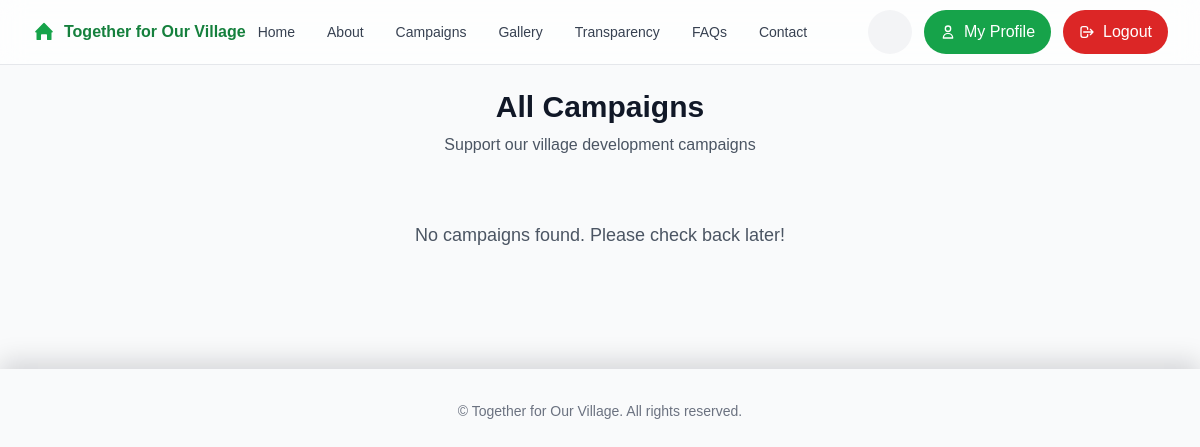
Page /campaigns/ (signed in) on the earlier database version.
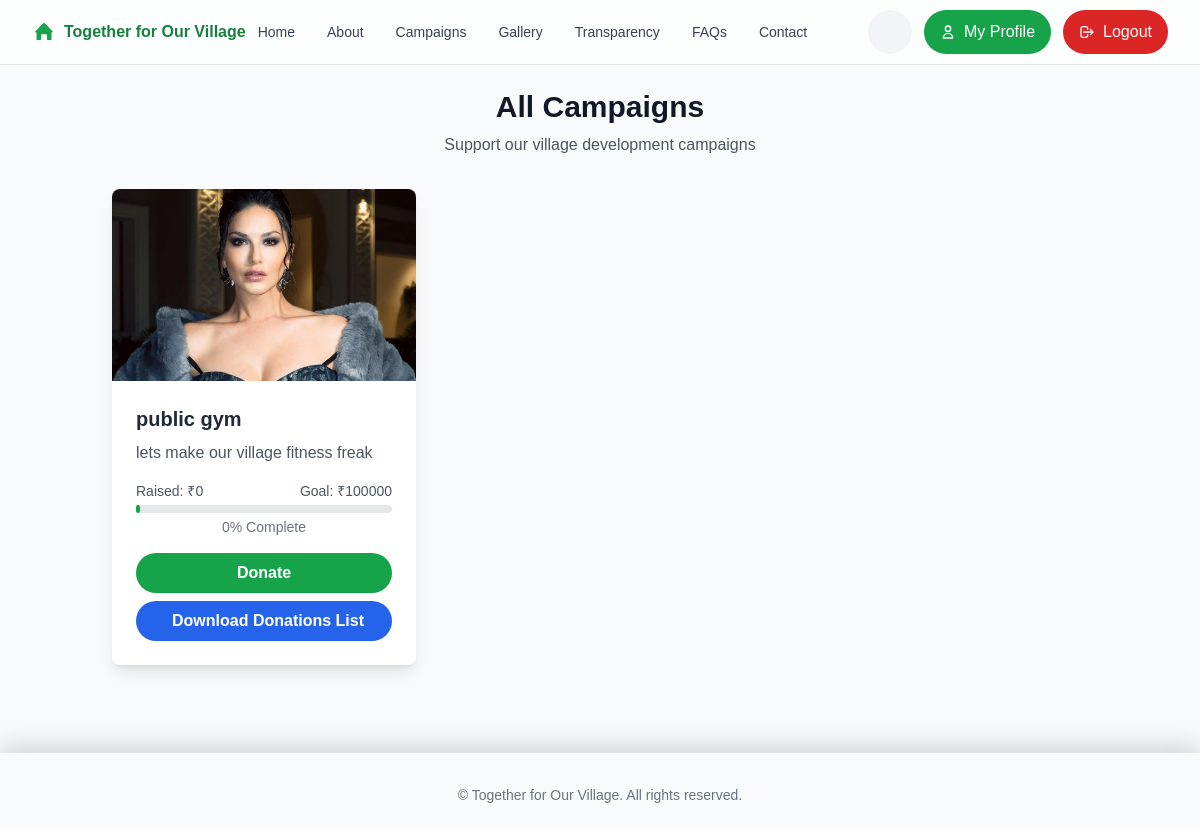
Same page on the later database version.
### features/models.py (models this page shows, shortened)
class Campaign(models.Model):
    title = models.CharField(max_length=200)
    description = models.TextField()
    target_amount = models.DecimalField(max_digits=10, decimal_places=2)
    collected_amount = models.DecimalField(max_digits=10, decimal_places=2, default=0)
    start_date = models.DateField()
    end_date = models.DateField()
    is_active = models.BooleanField(default=True)
    created_at = models.DateTimeField(auto_now_add=True)
    image = models.ImageField(upload_to="campaign_images/", null=True, blank=True)
    @property
    def progress_percentage(self):
        if self.target_amount > 0:
            return (self.collected_amount / self.target_amount) * 100
        return 0

### features/views.py (the view)
# urls.py: re_path(r'^projects(/.*)?$', RedirectView.as_view(pattern_name='features:campaign_list', permanent=True)),
@login_required
def campaign_list(request):
    campaigns = Campaign.objects.all().order_by("-created_at")
    return render(request, "features/campaign_list.html", {"campaigns": campaigns})

### features/templates/features/campaign_list.html (shortened to what this page needs)
{% extends 'features/base.html' %}
{% block content %}
<div class="container mx-auto px-4 sm:px-6 py-4 sm:py-6">
    <div class="mb-6 sm:mb-8">
        <h1 class="text-2xl sm:text-3xl font-bold text-center mb-2">All Campaigns</h1>
        <p class="text-gray-600 dark:text-gray-300 text-center text-sm sm:text-base">Support our village development campaigns</p>
    </div>
    <div class="grid grid-cols-1 sm:grid-cols-2 lg:grid-cols-3 gap-4 sm:gap-6 lg:gap-8">
        {% for campaign in campaigns %}
        <div
            class="bg-white dark:bg-gray-800 rounded-lg shadow-lg overflow-hidden transform hover:-translate-y-2 transition-all duration-300">
            {% if campaign.image %}
            <img src="{{ campaign.image.url }}" alt="{{ campaign.title }}" class="w-full h-40 sm:h-48 object-cover">
            {% else %}
            <img src="https://via.placeholder.com/400x200" alt="Placeholder" class="w-full h-40 sm:h-48 object-cover">
            {% endif %}
            <div class="p-4 sm:p-6">
                <h3 class="text-lg sm:text-xl font-bold mb-2 text-gray-800 dark:text-gray-200">{{ campaign.title }}</h3>
                <p class="text-gray-600 dark:text-gray-300 mb-4 text-sm sm:text-base">{{ campaign.description|truncatewords:15 }}</p>
                <div class="mb-4">
                    <div class="flex justify-between text-xs sm:text-sm text-gray-600 dark:text-gray-400 mb-1">
                        <span>Raised: ₹{{ campaign.collected_amount|floatformat:0 }}</span>
                        <span>Goal: ₹{{ campaign.target_amount|floatformat:0 }}</span>
                    </div>
                    <div class="w-full bg-gray-200 dark:bg-gray-700 rounded-full h-2">
                        <div class="bg-green-600 text-xs font-medium text-white text-center p-0.5 leading-none rounded-full h-2"
                            style="width: {{ campaign.progress_percentage|floatformat:0 }}%"></div>
                    </div>
                    <div class="text-xs sm:text-sm text-gray-500 dark:text-gray-400 mt-1 text-center">
                        {{ campaign.progress_percentage|floatformat:0 }}% Complete
                    </div>
                </div>
                <div class="space-y-2">
                    <a href="{% url 'features:campaign_detail' campaign.id %}"
                        class="w-full text-center bg-green-600 hover:bg-green-700 text-white font-bold py-2 px-4 rounded-full transition-colors text-sm sm:text-base block">Donate</a>
                    <a href="{% url 'features:download_campaign_donations' campaign.id %}"
                        class="w-full text-center bg-blue-600 hover:bg-blue-700 text-white font-bold py-2 px-4 rounded-full transition-colors text-sm sm:text-base block">
                        Download Donations List
                    </a>
                </div>
            </div>
        </div>
        {% empty %}
        <div class="col-span-full text-center text-gray-600 dark:text-gray-400 py-8">
            <p class="text-lg">No campaigns found. Please check back later!</p>
        </div>
        {% endfor %}
    </div>
</div>
{% endblock %}

Differences in the rows shown:
added Campaign: image (picture), title "public gym", description "lets make our village fitness freak", collected_amount "0", target_amount "100000", progress_percentage "0"
Other differences:
text no longer shown: "No campaigns found. Please check back later!"
